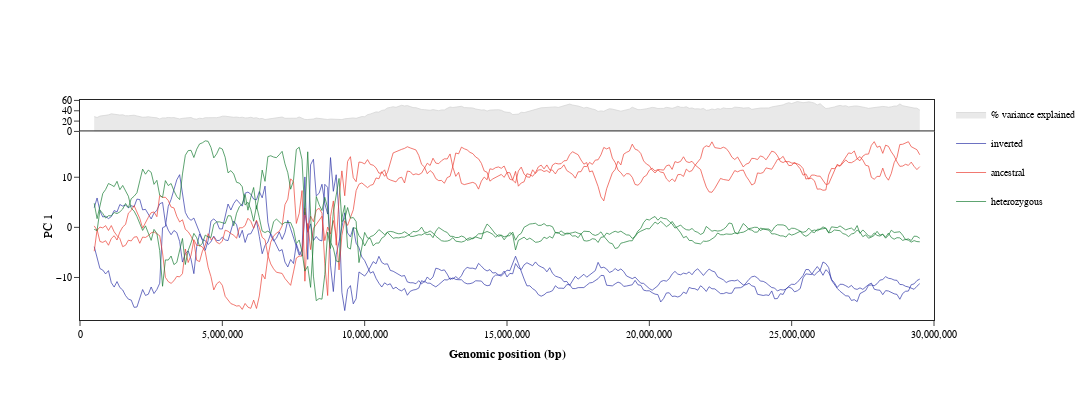

Notebook source saved alongside this figure:
### Code cell
plot.fig

### Figure 1 — Plotly figure (JSON) as saved in the notebook; plotly's stock layout.template omitted (floating-point values rounded to 4 significant figures; data arrays with more than 128 entries replaced by an {"elided": "..."} marker saying what was removed)
{"data": [{"connectgaps": false, "fill": "tozeroy", "hoverinfo": "text", "legendgroup": "% variance explained", "line": {"color": "lightgrey", "width": 0.7}, "mode": "lines", "name": "% variance explained", "showlegend": true, "text": {"elided": "291 str values"}, "type": "scatter", "x": {"elided": "291 int values"}, "xaxis": "x", "y": {"elided": "291 float values"}, "yaxis": "y"}, {"connectgaps": false, "hoverinfo": "text", "legendgroup": "inverted", "line": {"color": "#2f35a8", "width": 0.7}, "mode": "lines", "name": "inverted", "text": {"elided": "584 str values"}, "type": "scatter", "x": {"elided": "584 int values"}, "xaxis": "x2", "y": {"elided": "584 float values"}, "yaxis": "y2"}, {"connectgaps": false, "hoverinfo": "text", "legendgroup": "ancestral", "line": {"color": "#eb4034", "width": 0.7}, "mode": "lines", "name": "ancestral", "text": {"elided": "584 str values"}, "type": "scatter", "x": {"elided": "584 int values"}, "xaxis": "x2", "y": {"elided": "584 float values"}, "yaxis": "y2"}, {"connectgaps": false, "hoverinfo": "text", "legendgroup": "heterozygous", "line": {"color": "#197d34", "width": 0.7}, "mode": "lines", "name": "heterozygous", "text": {"elided": "584 str values"}, "type": "scatter", "x": {"elided": "584 int values"}, "xaxis": "x2", "y": {"elided": "584 float values"}, "yaxis": "y2"}], "layout": {"font": {"color": "black", "family": "Arial"}, "height": 400, "legend": {"font": {"size": 10}}, "paper_bgcolor": "rgba(0,0,0,0)", "plot_bgcolor": "rgba(0,0,0,0)", "width": 1200, "xaxis": {"anchor": "y", "domain": [0, 1], "linewidth": 1, "matches": "x2", "mirror": false, "range": [1, 30000000], "showticklabels": false, "side": "top", "ticks": ""}, "xaxis2": {"anchor": "y2", "domain": [0, 1], "linewidth": 1, "mirror": true, "range": [1, 30000000], "side": "bottom", "tickfont": {"size": 10}, "tickformat": ",.0f", "ticks": "outside", "title": {"font": {"size": 12}, "standoff": 10, "text": "<b>Genomic position (bp)"}}, "yaxis": {"anchor": "x", "domain": [0.8571, 1], "linewidth": 1, "mirror": true, "side": "left", "tickfont": {"size": 10}, "ticks": "outside"}, "yaxis2": {"anchor": "x2", "domain": [0, 0.8571], "linewidth": 1, "mirror": true, "side": "left", "tickfont": {"size": 10}, "ticks": "outside", "title": {"font": {"size": 12}, "standoff": 0, "text": "PC 1"}}}}
